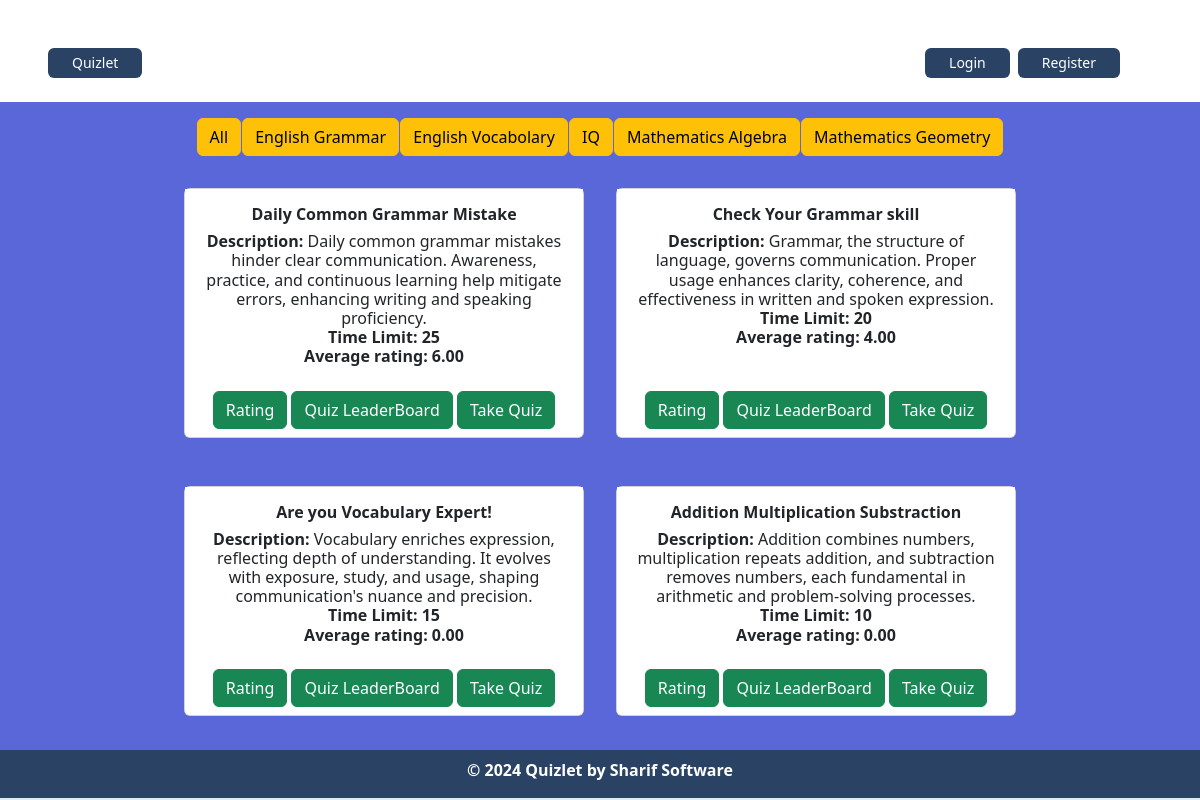
/, run on an earlier commit of the app's database.
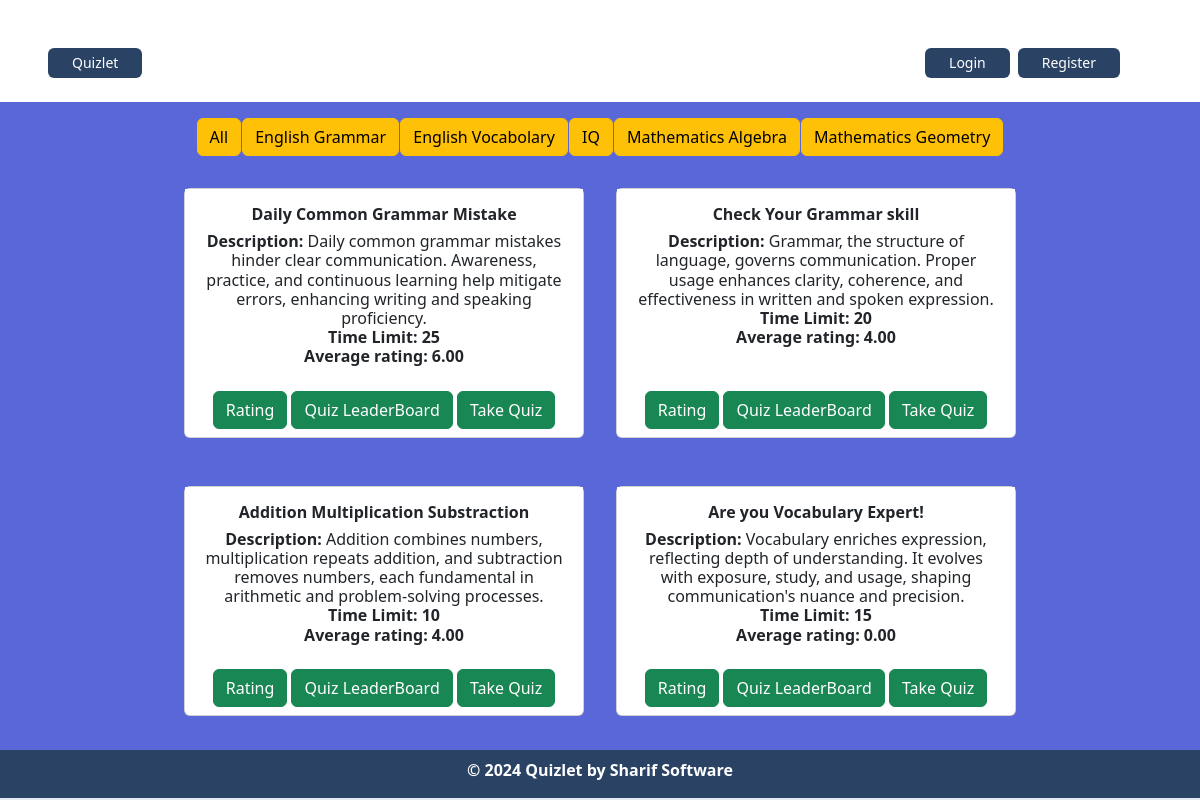
And on a later commit of the database.
### quiz/models.py (models this page shows, shortened)
class QuizCategory(models.Model):
    name = models.CharField(max_length=50)
    slug = models.SlugField(max_length = 50, blank=True, null=True)

class Quiz(models.Model):
    title= models.CharField(max_length=100)
    description= models.TextField()
    category = models.ForeignKey(QuizCategory, on_delete=models.CASCADE)
    has_time_limit = models.BooleanField(default=False)
    time_limit = models.PositiveIntegerField(blank=True, null=True)
    average_rating = models.DecimalField(max_digits=5, decimal_places=2, default=0, blank=True, null=True)

### quizlet/views.py (the view)
# urls.py: path('', views.HomepageView.as_view(), name='homepage'),
class HomepageView(ListView):
    model = Quiz
    template_name = 'home.html'
    context_object_name = 'quizes'
    def get_queryset(self):
        brand_slug = self.kwargs.get('Brand_Slug')
        if brand_slug:
            quizcategory = QuizCategory.objects.get(slug=brand_slug)
            queryset = Quiz.objects.filter(category=quizcategory).order_by('-average_rating')
        else:
            queryset = Quiz.objects.all().order_by('-average_rating')
        return queryset
    def get_context_data(self, **kwargs):
        context = super().get_context_data(**kwargs)
        context['categories'] = QuizCategory.objects.all()
        return context

### templates/home.html (shortened to what this page needs)
{% extends "base.html" %}
{% load static %}
{% block body %}
<div class="d-flex p-3 justify-content-around" style = "width:70%; margin:auto">
    <div class="d-flex justify-content-around" >
      <a class="btn btn-warning hover:border-transparent hover:text-dark hover:bg-green-700 " href="{% url 'homepage' %}">All</a>
      </div>
      {% for category in categories %}
      <div class="d-flex justify-content-around">
          <a class="btn btn-warning hover:border-transparent hover:text-dark hover:bg-green-700"  href="{% url 'Categorywise' category.slug%}">{{category.name}}</a>
      </div>
      {% endfor %}
</div>
<div class="d-flex flex-wrap justify-content-center">
    {% for quiz in quizes %}
    <div class="d-flex mb-3 p-3 mb-sm-0 justify-content-center">
        <div class="card mb-3 " style="width: 25rem;">
            <div class="card-body text-center bg-white">
              <h3 class="card-title"><b>{{quiz.title}}</b></h3>
              <h6 class="fw-normal"><b>Description:</b> {{quiz.description}}</h6>
              <h5 class="fw-normal"><b>Time Limit: {{quiz.time_limit}}</b></h5>
              <h5 class="fw-normal"><b>Average rating: {{quiz.average_rating}}</b></h5>
            </div>
            <div class="card-footer text-center bg-white border-0">
              <a href="{% url 'reviews' quiz.id %}" class="btn btn-success">Rating</a>
              <a href="{% url 'quizleaderboard' quiz.id %}" class="btn btn-success">Quiz LeaderBoard</a>
              <a href="{% url 'quizdetail' quiz.id %}" class="btn btn-success">Take Quiz</a>
            </div>
        </div>
    </div>
    {% endfor %}
</div>
{% endblock %}

What changed in the data, as far as the page shows it:
changed Quiz "Addition Multiplication Substraction": average_rating "0.00" → "4.00"; moves up the list
